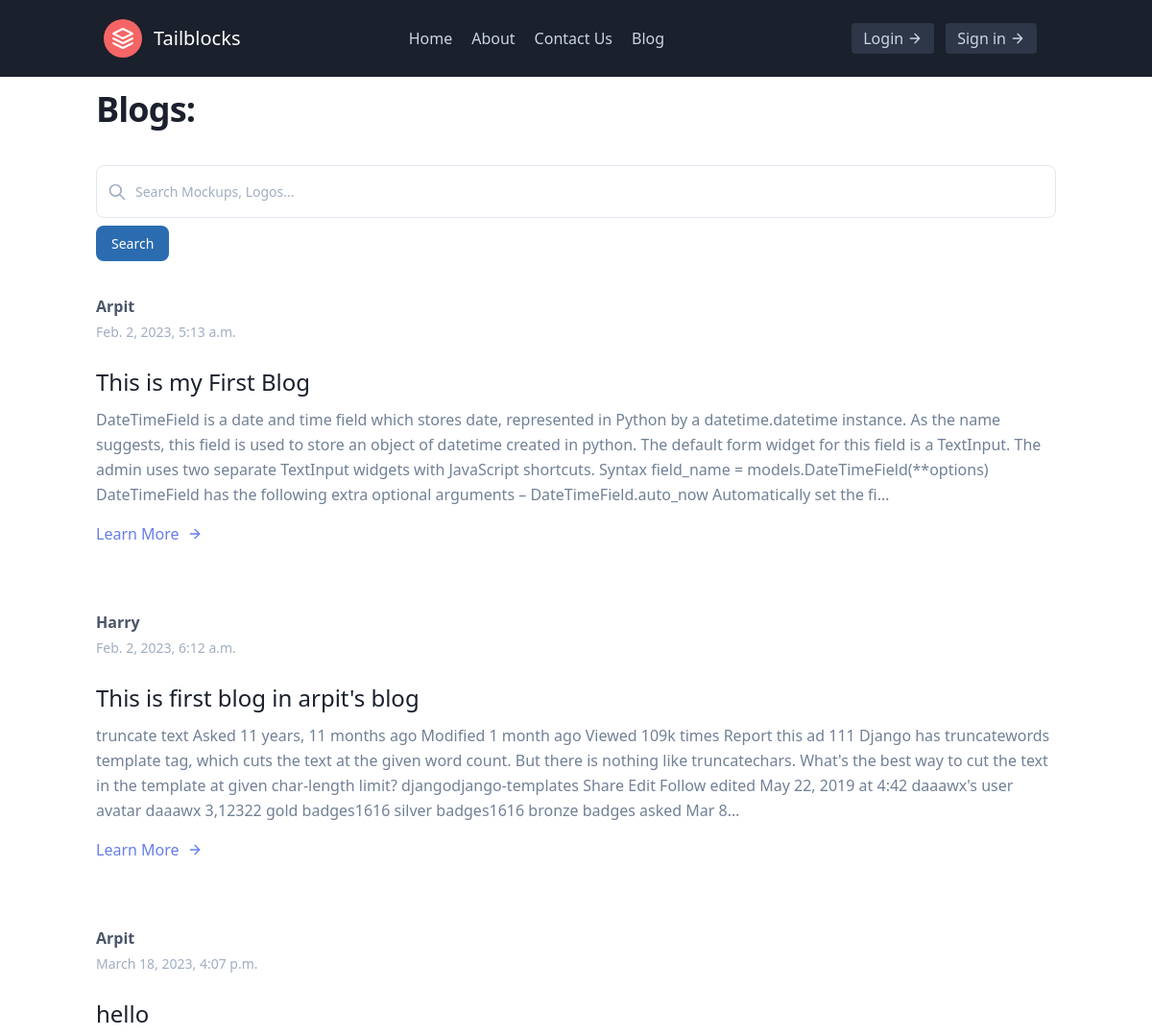
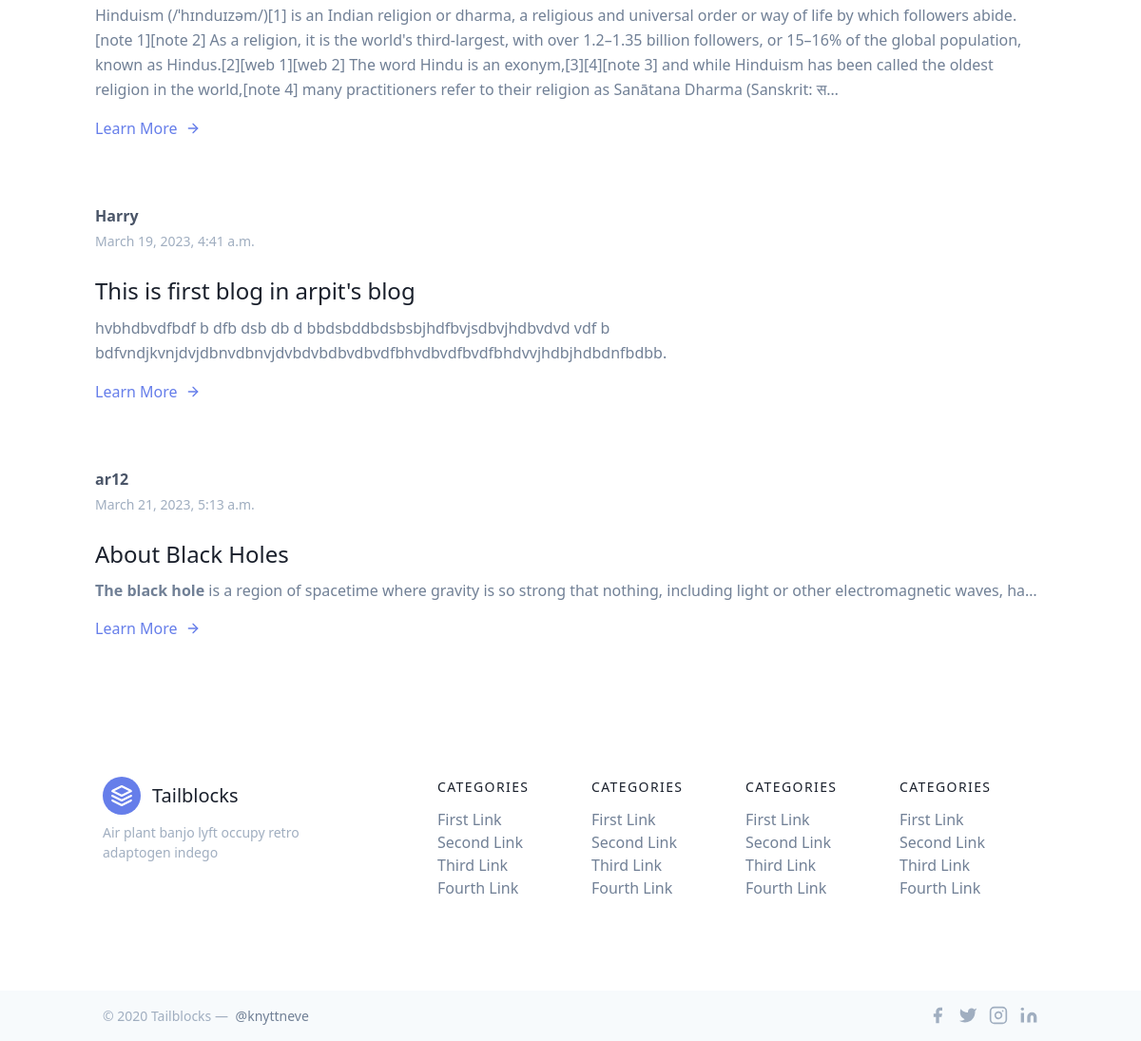
The page /blog/ on the database as committed earlier (2 pictures, top to bottom).
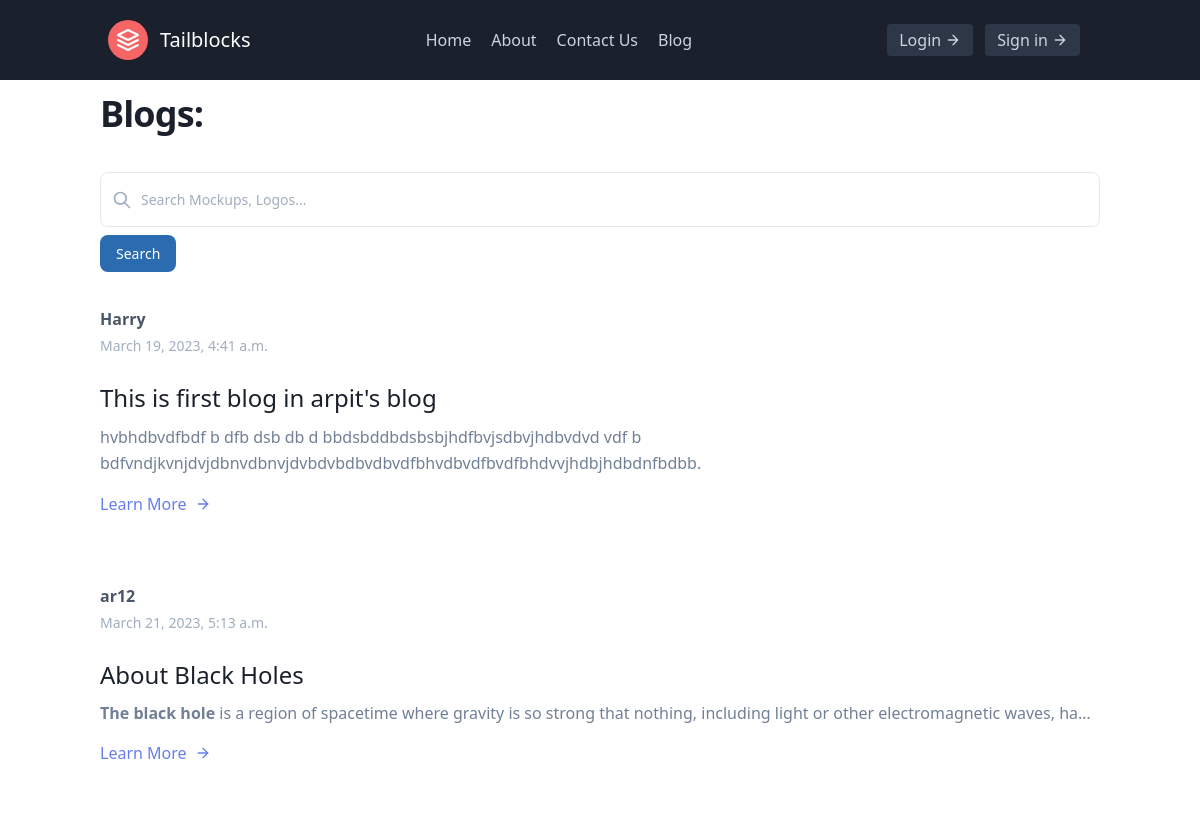
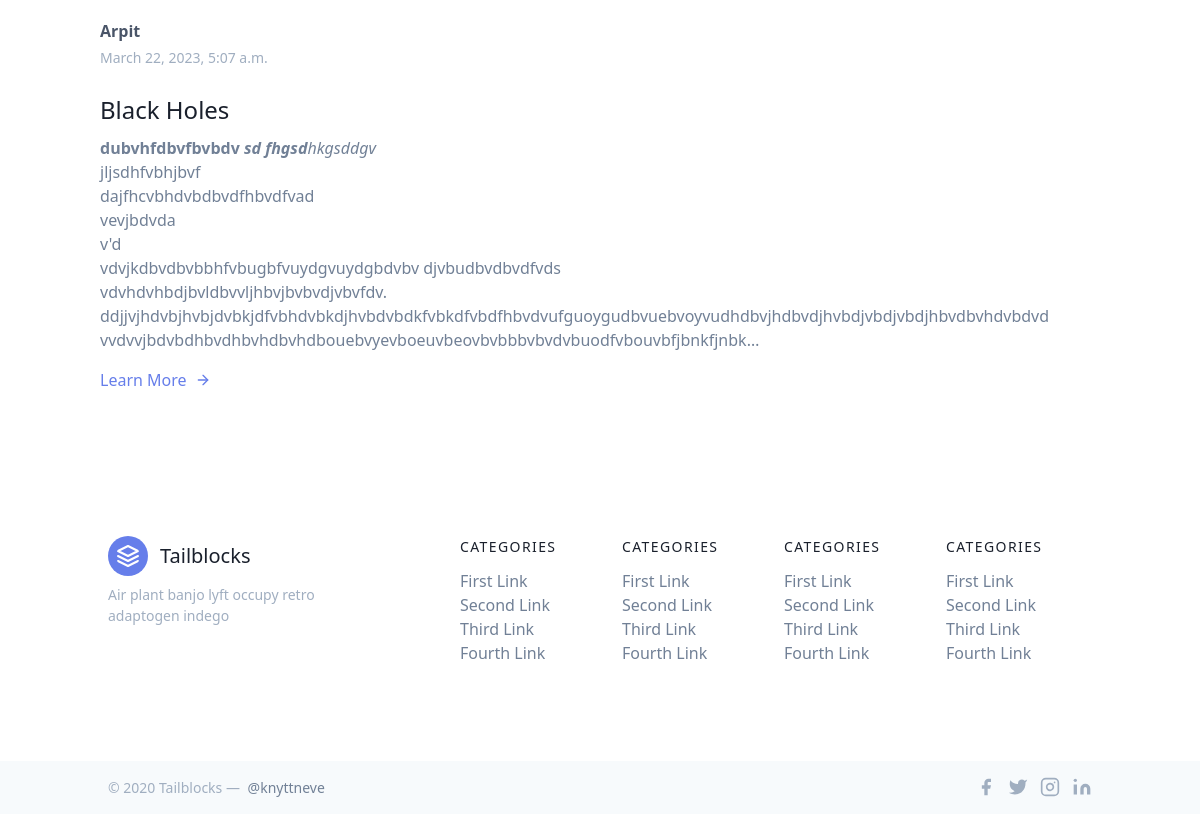
The same page on the database as committed later (2 pictures, top to bottom).
### blog/models.py (models this page shows, shortened)
class BlogPost(models.Model):
    sno = models.AutoField(primary_key=True)
    user = models.ForeignKey(User, on_delete=models.CASCADE)
    author = models.CharField(max_length=20)
    mainhead = models.CharField(max_length=50)
    content = models.TextField(null=False)
    slugg = models.CharField(max_length=100)
    aboutauthor = models.CharField(max_length=50)
    time = models.DateTimeField(default=now)

### blog/views.py (the view)
# urls.py: path("", views.bloghome, name="bloghome"),
def bloghome(request):
    posts = BlogPost.objects.all()
    context = {"posts":posts}
    return render(request, "blog/bloghome.html", context)

### templates/blog/bloghome.html (shortened to what this page needs)
{% extends 'maiinn/mains.html' %}
{% block body %}
<section class="text-gray-600 body-font overflow-hidden">
    <div class="container px-3 py-3 mx-auto mt-1">
        <h1
            class="mb-4 text-3xl font-extrabold leading-none tracking-tight text-gray-900 md:text-5xl lg:text-4xl dark:text-white">
            Blogs:</h1>
    </div>
    <div class="container px-3 py-3 mx-auto">
        <form action="/blog/search" method="get">
            <div class="relative">
                <div class="absolute inset-y-0 left-0 flex items-center pl-3 pointer-events-none">
                </div>
                <input type="search" id="default-search"
                    class="block w-full p-4 pl-10 text-sm text-gray-900 border border-gray-300 rounded-lg bg-gray-50 focus:ring-blue-500 focus:border-blue-500 dark:bg-gray-700 dark:border-gray-600 dark:placeholder-gray-400 dark:text-white dark:focus:ring-blue-500 dark:focus:border-blue-500"
                    placeholder="Search Mockups, Logos..." name="query">
                <button type="submit"
                    class="text-white absolute right-2.5 bottom-2.5 bg-blue-700 hover:bg-blue-800 focus:ring-4 focus:outline-none focus:ring-blue-300 font-medium rounded-lg text-sm px-4 py-2 dark:bg-blue-600 dark:hover:bg-blue-700 dark:focus:ring-blue-800 my-2">Search</button>
            </div>
        </form>
    </div>
    <div class="container px-3 py-3 mx-auto mt-5">
        {% for post in posts %}
        <div class="my-1 divide-y-2 divide-gray-100">
            <div class="py-8 flex flex-wrap md:flex-nowrap">
                <div class="md:w-64 md:mb-0 mb-6 flex-shrink-0 flex flex-col">
                    <span class="font-semibold title-font text-gray-700">{{post.author}}</span>
                    <span class="mt-1 text-gray-500 text-sm">{{post.time}}</span>
                </div>
                <div class="md:flex-grow">
                    <br>
                    <h2 class="text-2xl font-medium text-gray-900 title-font mb-2"><a href="/blog/{{post.slugg}}">{{post.mainhead}}</a></h2>
                    <p class="leading-relaxed">{{post.content|safe|truncatechars:500}}</p>
                    <a class="text-indigo-500 inline-flex items-center mt-4">Learn More
                        <svg class="w-4 h-4 ml-2" viewBox="0 0 24 24" stroke="currentColor" stroke-width="2" fill="none"
                            stroke-linecap="round" stroke-linejoin="round">
                            <path d="M5 12h14"></path>
                            <path d="M12 5l7 7-7 7"></path>
                        </svg>
                    </a>
                </div>
            </div>
        </div>
        {% endfor %}
    </div>
</section>
{% endblock %}

### templates/maiinn/mains.html (shortened to what this page needs)
<!DOCTYPE html>
<html lang="en">
<head>
  <link rel="stylesheet" href="https://unpkg.com/tailwindcss@^1.0/dist/tailwind.min.css">
</head>
<body>
  <header class="text-gray-400 bg-gray-900 body-font">
    <div class="container mx-auto flex flex-wrap p-5 flex-col md:flex-row items-center">
      <a class="flex title-font font-medium items-center text-white mb-4 md:mb-0">
        <svg xmlns="http://www.w3.org/2000/svg" fill="none" stroke="currentColor" stroke-linecap="round"
          stroke-linejoin="round" stroke-width="2" class="w-10 h-10 text-white p-2 bg-red-500 rounded-full"
          viewBox="0 0 24 24">
          <path d="M12 2L2 7l10 5 10-5-10-5zM2 17l10 5 10-5M2 12l10 5 10-5"></path>
        </svg>
        <span class="ml-3 text-xl">Tailblocks</span>
      </a>
      <nav class="md:ml-auto md:mr-auto flex flex-wrap items-center text-base justify-center">
        <a class="mr-5 hover:text-white" href="/">Home</a>
        <a class="mr-5 hover:text-white" href="/about">About</a>
        <a class="mr-5 hover:text-white" href="/contact">Contact Us</a>
        <a class="mr-5 hover:text-white" href="/blog">Blog</a>
      </nav>
      {% if user.is_authenticated %}
      <a href="/handlelogout">
        <button
          class="inline-flex items-center bg-gray-800 border-0 py-1 px-3 focus:outline-none hover:bg-gray-700 rounded text-base mt-4 md:mt-0">logout
          <svg fill="none" stroke="currentColor" stroke-linecap="round" stroke-linejoin="round" stroke-width="2"
            class="w-4 h-4 ml-1" viewBox="0 0 24 24">
            <path d="M5 12h14M12 5l7 7-7 7"></path>
          </svg>
        </button>
      </a>
      {% else %}
      <a href="/login">
        <button
          class="inline-flex items-center bg-gray-800 border-0 py-1 px-3 focus:outline-none hover:bg-gray-700 rounded text-base mt-4 md:mt-0">Login
          <svg fill="none" stroke="currentColor" stroke-linecap="round" stroke-linejoin="round" stroke-width="2"
            class="w-4 h-4 ml-1" viewBox="0 0 24 24">
            <path d="M5 12h14M12 5l7 7-7 7"></path>
          </svg>
        </button>
      </a>
      <a href="/signin">
        <button
          class="mx-3 inline-flex items-center bg-gray-800 border-0 py-1 px-3 focus:outline-none hover:bg-gray-700 rounded text-base mt-4 md:mt-0">Sign
          in
          <svg fill="none" stroke="currentColor" stroke-linecap="round" stroke-linejoin="round" stroke-width="2"
            class="w-4 h-4 ml-1" viewBox="0 0 24 24">
            <path d="M5 12h14M12 5l7 7-7 7"></path>
          </svg>
        </button>
      </a>
      {% endif %}
    </div>
  </header>
  {% block body %}
  {% endblock body %}
  <footer class="text-gray-600 body-font">
    <div
      class="container px-5 py-24 mx-auto flex md:items-center lg:items-start md:flex-row md:flex-nowrap flex-wrap flex-col">
      <div class="w-64 flex-shrink-0 md:mx-0 mx-auto text-center md:text-left">
        <a class="flex title-font font-medium items-center md:justify-start justify-center text-gray-900">
          <svg xmlns="http://www.w3.org/2000/svg" fill="none" stroke="currentColor" stroke-linecap="round"
            stroke-linejoin="round" stroke-width="2" class="w-10 h-10 text-white p-2 bg-indigo-500 rounded-full"
            viewBox="0 0 24 24">
            <path d="M12 2L2 7l10 5 10-5-10-5zM2 17l10 5 10-5M2 12l10 5 10-5"></path>
          </svg>
          <span class="ml-3 text-xl">Tailblocks</span>
        </a>
        <p class="mt-2 text-sm text-gray-500">Air plant banjo lyft occupy retro adaptogen indego</p>
      </div>
      <div class="flex-grow flex flex-wrap md:pl-20 -mb-10 md:mt-0 mt-10 md:text-left text-center">
        <div class="lg:w-1/4 md:w-1/2 w-full px-4">
          <h2 class="title-font font-medium text-gray-900 tracking-widest text-sm mb-3">CATEGORIES</h2>
          <nav class="list-none mb-10">
            <li>
              <a class="text-gray-600 hover:text-gray-800">First Link</a>
            </li>
            <li>
              <a class="text-gray-600 hover:text-gray-800">Second Link</a>
            </li>
            <li>
              <a class="text-gray-600 hover:text-gray-800">Third Link</a>
            </li>
            <li>
              <a class="text-gray-600 hover:text-gray-800">Fourth Link</a>
            </li>
          </nav>
        </div>
        <div class="lg:w-1/4 md:w-1/2 w-full px-4">
          <h2 class="title-font font-medium text-gray-900 tracking-widest text-sm mb-3">CATEGORIES</h2>
          <nav class="list-none mb-10">
            <li>
              <a class="text-gray-600 hover:text-gray-800">First Link</a>
            </li>
            <li>
              <a class="text-gray-600 hover:text-gray-800">Second Link</a>
            </li>
            <li>
              <a class="text-gray-600 hover:text-gray-800">Third Link</a>
            </li>
            <li>
              <a class="text-gray-600 hover:text-gray-800">Fourth Link</a>
            </li>
          </nav>
        </div>
        <div class="lg:w-1/4 md:w-1/2 w-full px-4">
          <h2 class="title-font font-medium text-gray-900 tracking-widest text-sm mb-3">CATEGORIES</h2>
          <nav class="list-none mb-10">
            <li>
              <a class="text-gray-600 hover:text-gray-800">First Link</a>
            </li>
            <li>
              <a class="text-gray-600 hover:text-gray-800">Second Link</a>
            </li>
            <li>
              <a class="text-gray-600 hover:text-gray-800">Third Link</a>
            </li>
            <li>
              <a class="text-gray-600 hover:text-gray-800">Fourth Link</a>
            </li>
          </nav>
        </div>
        <div class="lg:w-1/4 md:w-1/2 w-full px-4">
          <h2 class="title-font font-medium text-gray-900 tracking-widest text-sm mb-3">CATEGORIES</h2>
          <nav class="list-none mb-10">
            <li>
              <a class="text-gray-600 hover:text-gray-800">First Link</a>
            </li>
            <li>
              <a class="text-gray-600 hover:text-gray-800">Second Link</a>
            </li>
            <li>
              <a class="text-gray-600 hover:text-gray-800">Third Link</a>
            </li>
            <li>
              <a class="text-gray-600 hover:text-gray-800">Fourth Link</a>
            </li>
          </nav>
        </div>
      </div>
    </div>
    <div class="bg-gray-100">
      <div class="container mx-auto py-4 px-5 flex flex-wrap flex-col sm:flex-row">
        <p class="text-gray-500 text-sm text-center sm:text-left">© 2020 Tailblocks —
          <a href="https://twitter.com/knyttneve" rel="noopener noreferrer" class="text-gray-600 ml-1"
            target="_blank">@knyttneve</a>
        </p>
        <span class="inline-flex sm:ml-auto sm:mt-0 mt-2 justify-center sm:justify-start">
          <a class="text-gray-500">
            <svg fill="currentColor" stroke-linecap="round" stroke-linejoin="round" stroke-width="2" class="w-5 h-5"
              viewBox="0 0 24 24">
              <path d="M18 2h-3a5 5 0 00-5 5v3H7v4h3v8h4v-8h3l1-4h-4V7a1 1 0 011-1h3z"></path>
            </svg>
          </a>
          <a class="ml-3 text-gray-500">
            <svg fill="currentColor" stroke-linecap="round" stroke-linejoin="round" stroke-width="2" class="w-5 h-5"
              viewBox="0 0 24 24">
              <path
                d="M23 3a10.9 10.9 0 01-3.14 1.53 4.48 4.48 0 00-7.86 3v1A10.66 10.66 0 013 4s-4 9 5 13a11.64 11.64 0 01-7 2c9 5 20 0 20-11.5a4.5 4.5 0 00-.08-.83A7.72 7.72 0 0023 3z">
              </path>
            </svg>
          </a>
          <a class="ml-3 text-gray-500">
            <svg fill="none" stroke="currentColor" stroke-linecap="round" stroke-linejoin="round" stroke-width="2"
              class="w-5 h-5" viewBox="0 0 24 24">
              <rect width="20" height="20" x="2" y="2" rx="5" ry="5"></rect>
              <path d="M16 11.37A4 4 0 1112.63 8 4 4 0 0116 11.37zm1.5-4.87h.01"></path>
            </svg>
          </a>
          <a class="ml-3 text-gray-500">
            <svg fill="currentColor" stroke="currentColor" stroke-linecap="round" stroke-linejoin="round"
              stroke-width="0" class="w-5 h-5" viewBox="0 0 24 24">
              <path stroke="none"
                d="M16 8a6 6 0 016 6v7h-4v-7a2 2 0 00-2-2 2 2 0 00-2 2v7h-4v-7a6 6 0 016-6zM2 9h4v12H2z"></path>
              <circle cx="4" cy="4" r="2" stroke="none"></circle>
            </svg>
          </a>
        </span>
      </div>
    </div>
  </footer>
</body>
</html>

Rows that differ between the two databases and show on the page:
removed BlogPost: author "Arpit", time "Feb. 2, 2023, 5:13 a.m.", mainhead "This is my First Blog", content "DateTimeField is a date and time field which stores date, represented in Python by a datetime.datetime instance. As the name suggests, this field is used to store an object of datetime created in python. The default form widget for this field is a TextInput. The admin uses two separate TextInput widgets with JavaScript shortcuts. Syntax field_name = models.DateTimeField(**options) DateTimeField has the following extra optional arguments – DateTimeField.auto_now Automatically set the fi…"
removed BlogPost: author "Harry", time "Feb. 2, 2023, 6:12 a.m.", mainhead "This is first blog in arpit's blog", content "truncate text Asked 11 years, 11 months ago Modified 1 month ago Viewed 109k times Report this ad 111 Django has truncatewords template tag, which cuts the text at the given word count. But there is nothing like truncatechars. What's the best way to cut the text in the template at given char-length limit? djangodjango-templates Share Edit Follow edited May 22, 2019 at 4:42 daaawx's user avatar daaawx 3,12322 gold badges1616 silver badges1616 bronze badges asked Mar 8…"
removed BlogPost: author "Arpit", time "March 18, 2023, 4:07 p.m.", mainhead "hello", content "Hinduism (/ˈhɪnduɪzəm/)[1] is an Indian religion or dharma, a religious and universal order or way of life by which followers abide.[note 1][note 2] As a religion, it is the world's third-largest, with over 1.2–1.35 billion followers, or 15–16% of the global population, known as Hindus.[2][web 1][web 2] The word Hindu is an exonym,[3][4][note 3] and while Hinduism has been called the oldest religion in the world,[note 4] many practitioners refer to their religion as Sanātana Dharma (Sanskrit: स…"
added BlogPost: author "Arpit", time "March 22, 2023, 5:07 a.m.", mainhead "Black Holes", content "dubvhfdbvfbvbdv sd fhgsd hkgsddgv jljsdhfvbhjbvf dajfhcvbhdvbdbvdfhbvdfvad vevjbdvda v'd vdvjkdbvdbvbbhfvbugbfvuydgvuydgbdvbv djvbudbvdbvdfvds vdvhdvhbdjbvldbvvljhbvjbvbvdjvbvfdv. ddjjvjhdvbjhvbjdvbkjdfvbhdvbkdjhvbdvbdkfvbkdfvbdfhbvdvufguoygudbvuebvoyvudhdbvjhdbvdjhvbdjvbdjvbdjhbvdbvhdvbdvd vvdvvjbdvbdhbvdhbvhdbvhdbouebvyevboeuvbeovbvbbbvbvdvbuodfvbouvbfjbnkfjnbk…"
